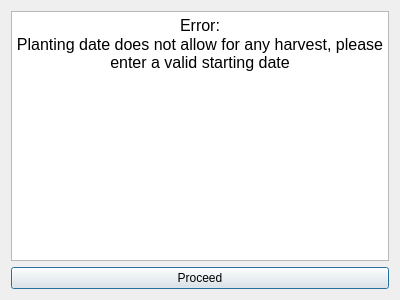
<?xml version="1.0" encoding="UTF-8"?>
<ui version="4.0">
 <class>Dialog</class>
 <widget class="QDialog" name="Dialog">
  <property name="geometry">
   <rect>
    <x>0</x>
    <y>0</y>
    <width>400</width>
    <height>300</height>
   </rect>
  </property>
  <property name="windowTitle">
   <string>Dialog</string>
  </property>
  <layout class="QVBoxLayout" name="verticalLayout">
   <item>
    <widget class="QTextBrowser" name="textBrowser_error">
     <property name="html">
      <string>&lt;!DOCTYPE HTML PUBLIC &quot;-//W3C//DTD HTML 4.0//EN&quot; &quot;http://www.w3.org/TR/REC-html40/strict.dtd&quot;&gt;
&lt;html&gt;&lt;head&gt;&lt;meta name=&quot;qrichtext&quot; content=&quot;1&quot; /&gt;&lt;style type=&quot;text/css&quot;&gt;
p, li { white-space: pre-wrap; }
&lt;/style&gt;&lt;/head&gt;&lt;body style=&quot; font-family:'MS Shell Dlg 2'; font-size:8.25pt; font-weight:400; font-style:normal;&quot;&gt;
&lt;p align=&quot;center&quot; style=&quot; margin-top:0px; margin-bottom:0px; margin-left:0px; margin-right:0px; -qt-block-indent:0; text-indent:0px;&quot;&gt;&lt;span style=&quot; font-size:12pt;&quot;&gt;Error:&lt;/span&gt;&lt;/p&gt;
&lt;p align=&quot;center&quot; style=&quot; margin-top:0px; margin-bottom:0px; margin-left:0px; margin-right:0px; -qt-block-indent:0; text-indent:0px;&quot;&gt;&lt;span style=&quot; font-size:12pt;&quot;&gt;Planting date does not allow for any harvest, please enter a valid starting date&lt;/span&gt;&lt;/p&gt;&lt;/body&gt;&lt;/html&gt;</string>
     </property>
    </widget>
   </item>
   <item>
    <widget class="QPushButton" name="push_proceed">
     <property name="text">
      <string>Proceed</string>
     </property>
    </widget>
   </item>
  </layout>
 </widget>
 <resources/>
 <connections/>
</ui>
